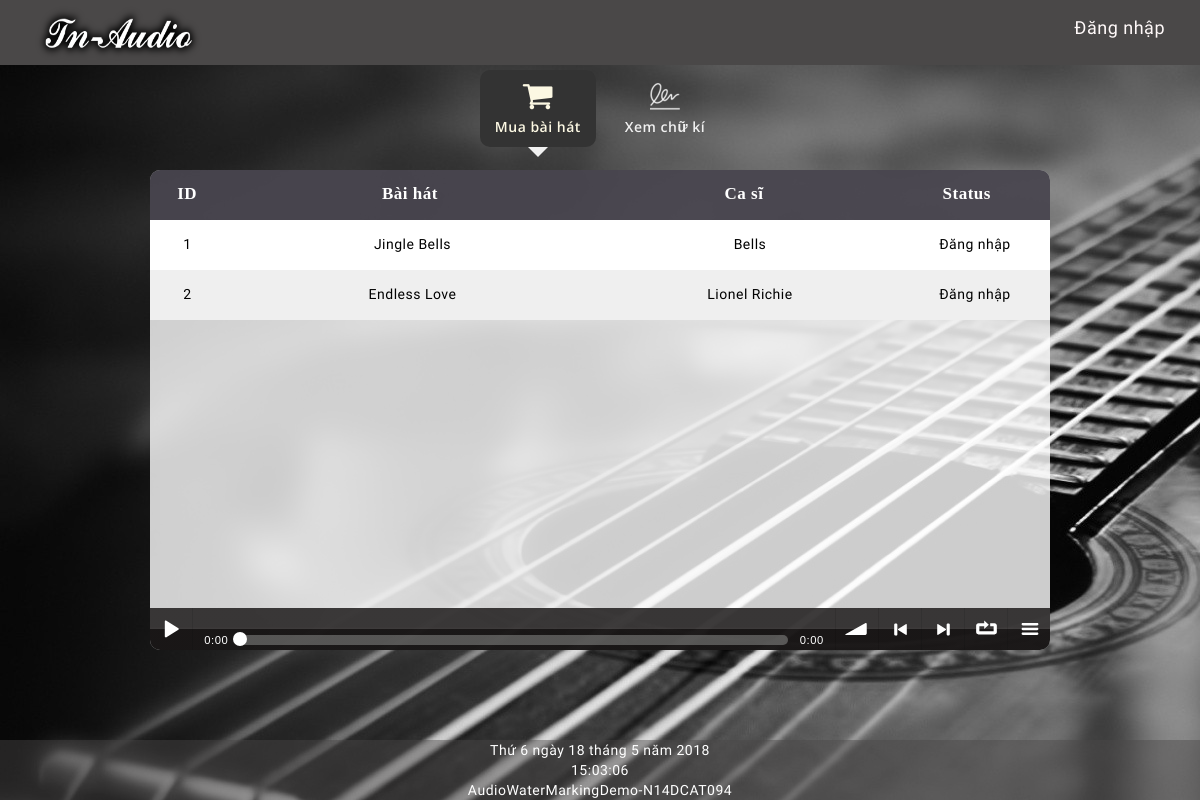
The app's page /, older data.
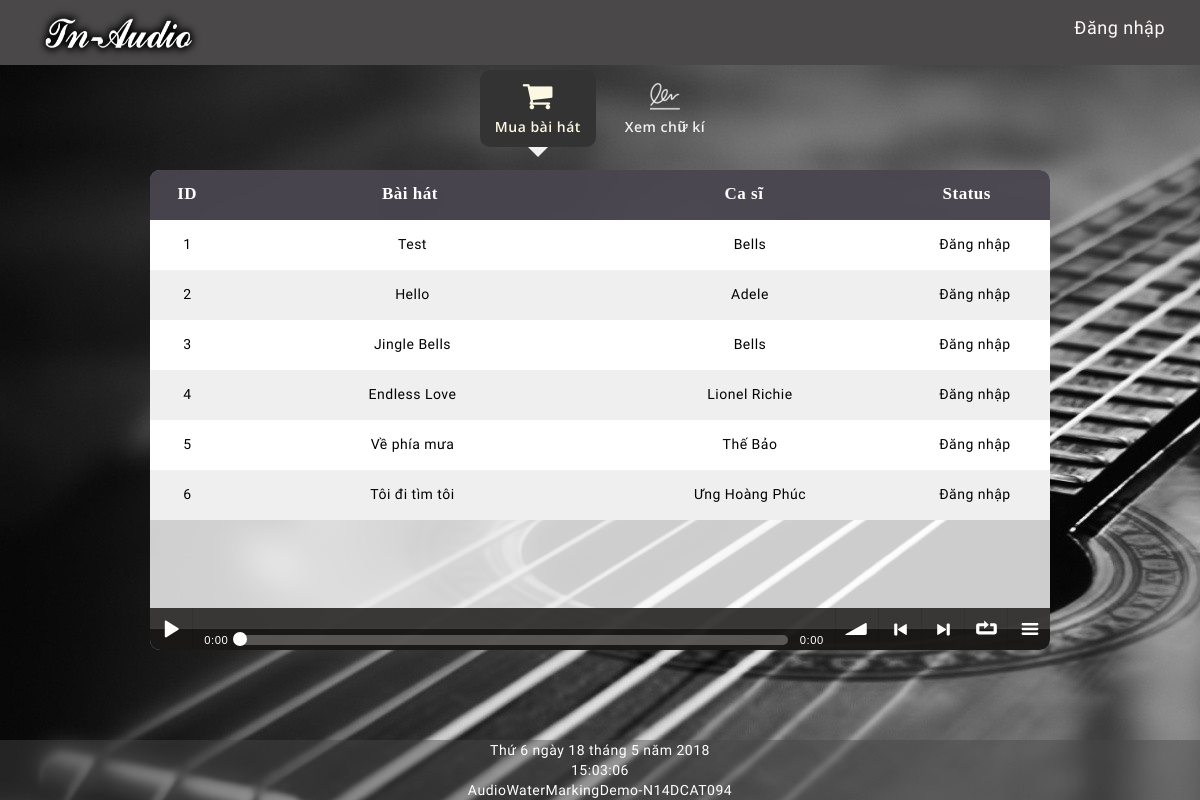
The same page, newer data.
### tables this page shows
CREATE TABLE `multimedia` (
  `id` varchar(64) NOT NULL,
  `parentid` varchar(64) DEFAULT NULL,
  `song` varchar(256) DEFAULT NULL,
  `singer` varchar(128) DEFAULT NULL,
  `url` varchar(256) NOT NULL,
  `type` varchar(32) NOT NULL,
  `owner` varchar(32) NOT NULL
);

### index.php (the view, shortened to what this page needs)
<!DOCTYPE html PUBLIC "-//W3C//DTD XHTML 1.0 Transitional//EN" "http://www.w3.org/TR/xhtml1/DTD/xhtml1-transitional.dtd">
<html xmlns="http://www.w3.org/1999/xhtml">
<head>
<?php
		include "connectdb.php";
		$qr = $conn->prepare("select id, song, singer from multimedia where type = 'music' and owner = 'admin';");
		$qr->execute();
		$rs_allsongs = $qr->fetchAll();
	?>
	<head>
		<link rel="stylesheet" href="https://maxcdn.bootstrapcdn.com/bootstrap/3.3.7/css/bootstrap.min.css" />
		<link rel="stylesheet" href="https://cdnjs.cloudflare.com/ajax/libs/font-awesome/4.7.0/css/font-awesome.min.css" />
		<link rel="stylesheet" href="style1.css" />
        <link rel="stylesheet" href="loader.css">
		<link rel="stylesheet" href="soundmanager2/css/bar-ui.css">
		<link rel="stylesheet" href="style.css" />
</head>
<body onload="removeloader()">
<section class="navbar">
      <div class="container">
				<div class="navbar-header">
  <span class="navbar-header"><a ><img src="images/1.png" alt="Tn-WaterMarkingDemo" width="177" height="67" 						/></a></span><span class="navbar-header"></div>
  <?php
					if (isset($_SESSION['user'])){
						echo "<a id=\"fn_login\" href=\"logout.php\" title=\"Sign out\">Đăng xuất</a>";
						echo "<p id=\"username\">Good day, " . $_SESSION['user'] . "!</p>";
					}
					else{
						echo "<a id=\"fn_login\" href=\"login.php\" title=\"Sign in\">Đăng nhập</a>";
					}
				?>
  </span></section>
  		<section class="mainbar">
		    <div class="container">
		      	<ul class="nav mainbar-list wow fadeInDown" data-wow-duration="0.5s">
		        	<li id="buy-more-song" class="active">
		          		<a class="highlight" href="#buymoresong" title="Mua bài hát">
		            		<i class="fa fa-shopping-cart"></i> Mua bài hát
		          		</a>
		       		</li>
		       		<li id="get-signature">
		          		<a href="#getsignature" title="Xem chữ kí">
		            		<i  ><img src="images/signature1.png" /></i> Xem chữ kí
		          		</a>
		       		</li>
		      </ul>
		    </div>
		</section>
   		<div class="mycontent">
        	<div class="audioplayer">
            		<div class="sm2-bar-ui full-width fixed">
 			<div class="bd sm2-main-controls">
				<div class="sm2-inline-gradient"></div>
  				<div class="sm2-inline-element sm2-button-element">
					<div class="sm2-button-bd">
						<a href="#play" class="sm2-inline-button sm2-icon-play-pause">Play / pause</a>
					</div>
  				</div>
  				<div class="sm2-inline-element sm2-inline-status">
					<div class="sm2-playlist">
						<div class="sm2-playlist-target">
						</div>
					</div>
					<div class="sm2-progress">
						<div class="sm2-row">
							<div class="sm2-inline-time">0:00</div>
							<div class="sm2-progress-bd">
								<div class="sm2-progress-track">
									<div class="sm2-progress-ball"><div class="icon-overlay"></div></div>
								</div>
							</div>
							<div class="sm2-inline-duration">0:00</div>
						</div>
					</div>
				</div>
				<div class="sm2-inline-element sm2-button-element sm2-volume">
					<div class="sm2-button-bd">
						<a href="#volume" class="sm2-inline-button sm2-volume-control">volume</a>
					</div>
				</div>
				<div class="sm2-inline-element sm2-button-element">
					<div class="sm2-button-bd">
						<a href="#prev" title="Previous" class="sm2-inline-button sm2-icon-previous">&lt; previous</a>
					</div>
				</div>
				<div class="sm2-inline-element sm2-button-element">
					<div class="sm2-button-bd">
						<a href="#next" title="Next" class="sm2-inline-button sm2-icon-next">&gt; next</a>
					</div>
				</div>
				<div class="sm2-inline-element sm2-button-element">
					<div class="sm2-button-bd">
						<a href="#repeat" title="Repeat playlist" class="sm2-inline-button sm2-icon-repeat">&infin; repeat</a>
					</div>
				</div>
				<div class="sm2-inline-element sm2-button-element sm2-menu">
					<div class="sm2-button-bd">
						<a href="#menu" class="sm2-inline-button sm2-icon-menu">menu</a>
					</div>
				</div>
			</div>
		</div>
            </div>
			<table class="songstable">
				<thead>
					<tr>
						<th class="col-xs-1" >ID</th>
						<th class="col-xs-5" >Bài hát</th>
						<th class="col-xs-4" >Ca sĩ</th>
						<th class="col-xs-2" >Status</th>
					</tr>
				</thead>
				<tbody class="songstable_scrollbar">
					<?php
						$i = 1;
						foreach ($rs_allsongs as $key => $value) {
							echo "<tr class=\"" . ($i % 2 ? "odd" : "even") . "\">
									<td class=\"col-xs-1\">" . $i . "</td>
									<td class=\"col-xs-5\">" . $value['song'] . "</td>
									<td class=\"col-xs-4\">" . $value['singer'] . "</td>
									<td class=\"col-xs-2\">";
							if (isset($_SESSION['user'])){
								$qr = $conn->prepare("select id from multimedia where type = 'music' and owner = '" . $_SESSION['user'] .  "' and parentid = '" . $value['id'] . "' limit 1;");
								$qr->execute();
								$rs_isLicenced = $qr->fetch();
								if ($rs_isLicenced['id'] == ""){
									echo "<button id=\"" . $value['id'] . "\" class=\"btn btn-danger btn-mini btnbuysong\"><i>Mua</i></button>";
								}
								else{
									echo "Đã mua";
								}
							}
							else{
								echo "Đăng nhập";
							}
							echo "	</td>
								</tr>";
							$i++;
						}
					?>
				</tbody>
			</table>
		</div>
         <div class="footer">
         		<p><div id="thoigian">
            <div id="date">
		</div>
			<div id="time">
			</div>	</div></p>
 				 <p>AudioWaterMarkingDemo-N14DCAT094</p>
			</div>
</body>
</html>

### style1.css (style rules this page uses)
.animated { animation-duration: 1s; animation-fill-mode: both; }
.fadeInDown { animation-name: fadeInDown; }

### style.css (style rules this page uses)
html, body { height: 100%; font-family: 'Roboto Condensed', sans-serif; font-size:14px; color: #333; letter-spacing: 0.5px; }
body { background: url("images/2.jpg"); }
a { text-decoration: none; }
p { margin: 0px; }
.navbar { position: fixed; z-index: 1001; top: 0px; left: 0px; margin: 0px; width: 100%; height: 65px; min-height: 40px; background: #4a4848; background-size: cover; background-repeat: none; border-radius: 0px; border: none; }
.navbar .container { height: 100%; }
.navbar-header { float: left; height: 100%; margin: 0px; padding: 0px; }
#fn_login { color: #fff9f9; float: right; margin-top: 10px; padding: 5px; border-radius: 5px; overflow:hidden; font-size: 18px; }
.mycontent { position: fixed; z-index: 1001; top: 170px; left: 50%; transform: translateX(-50%) !important; width: 900px; height: 480px; background-color: rgba(255, 255, 255, 0.8); border-radius: 10px; overflow: hidden; }
.songstable { width: 100%; }
.songstable thead { width: 100%; }
.songstable tbody { width: 100%; height: 500px; overflow-y: scroll; }
.songstable thead tr { width: 99%; }
.songstable tr { width: 100%; }
.songstable thead, .songstable tbody, .songstable tr, .songstable td, .songstable th { display: inline-block; }
.songstable thead { background: #0b0713b3; color: #fff; }
.songstable tbody td, .songstable thead > tr> th { float: left; border-bottom-width: 0; }
.songstable>tbody>tr>td, .songstable>tbody>tr>th, .songstable>tfoot>tr>td, .songstable>tfoot>tr>th, .songstable>thead>tr>td, .songstable>thead>tr>th { padding: 8px; height: 50px; text-align: center; line-height: 32px; }
.songstable>thead>tr>th { font-size:17px; font-family: serif; }
.odd { background: #fff; color: #000; }
.even { background: #efefef; color: #000; }
.mainbar { position: fixed; top: 60px; left: 0px; margin: 0px; padding: 0px; width: 100%; height: auto; text-align: center; }
.mainbar-list { padding: 10px; padding-bottom: 20px; }
.mainbar-list li { height: 100%; min-width: 100px; margin: 0px 5px; display: inline-block; }
.mainbar-list li a { display: block; font-family: 'Open Sans', Verdana, Helvetica, sans-serif; font-weight: 600; transition: all 0.1s ease; -webkit-transition: all 0.1s ease; -moz-transition: all 0.1s ease; -o-transition: all 0.1s ease; }
.mainbar-list li:not(.active) a { color: #f1f1f1; }
.mainbar-list li.active a { background-color: #f1f1f1; border-radius: 10px; color: #393636; }
.mainbar-list li.active a:after { position: absolute; top: 100%; left: 50%; margin-left: -10px; border-left: 10px solid transparent; border-right: 10px solid transparent; border-top: 10px solid transparent; border-top-color: #f1f1f1; content: ''; display: inline-block; }
.mainbar-list a i { display: block; margin-bottom: 5px; font-size: 32px; }
.mainbar-list li.active a { background-color: #333; border-radius: 10px; color: #fcf8e3; }
.footer { position: fixed; left: 0; bottom: 0; width: 100%; background-color: #4a484873; color: white; text-align: center; }

Row changes from the older to the newer data that the page shows:
added multimedia: song "Test", singer "Bells"
added multimedia: song "Hello", singer "Adele"
added multimedia: song "Về phía mưa", singer "Thế Bảo"
added multimedia: song "Tôi đi tìm tôi", singer "Ưng Hoàng Phúc"
